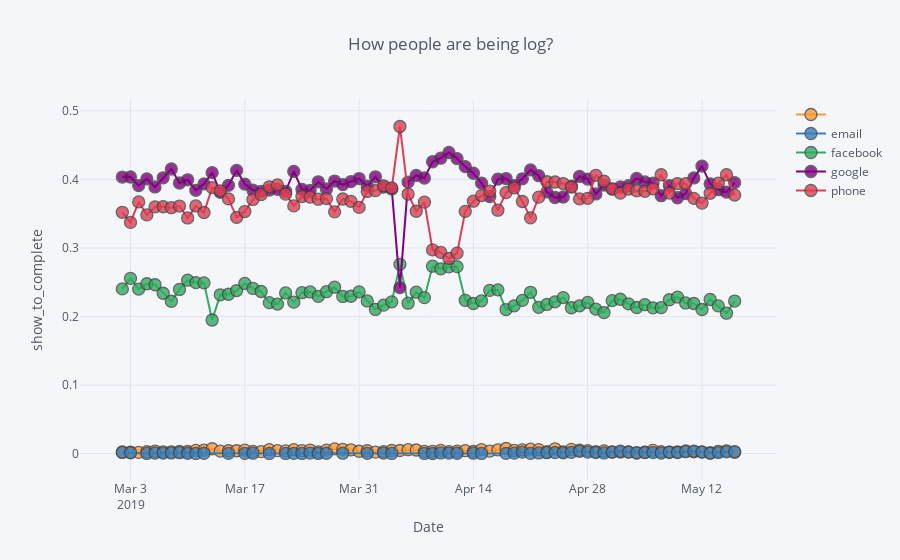

Notebook code cell kept with this figure:
### Code cell
# Plot read time as a time series
fig1 = df[['date_event_nk', 'perc_by_channel','login_method']].iplot(
                                                y='perc_by_channel', 
                                                mode='lines+markers',
                                                x='date_event_nk',
                                                xTitle='Date', 
                                                yTitle='show_to_complete',
                                                categories = 'login_method',
                                                title='How people are being log?')
